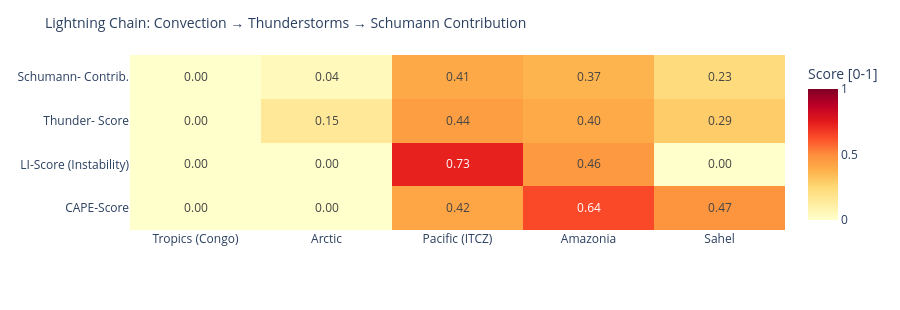

Notebook cell for this chart:
### Code cell
# ============================================================
# LIGHTNING CHAIN: Convection → Thunderstorms → Schumann
# Shows the causal chain per measurement point as heatmap
# ============================================================

def cape_score(v):
    """CAPE → normalized score [0,1]"""
    if v is None or pd.isna(v): return 0.0
    return min(1.0, float(v) / 3000)

def li_score(v):
    """Lifted Index: negative = unstable → score [0,1]"""
    if v is None or pd.isna(v): return 0.3
    return min(1.0, max(0.0, (-float(v) + 6) / 12))

def cloud_score(v):
    if v is None or pd.isna(v): return 0.3
    return float(v) / 100

def thunder_score(row):
    """Kombinierter Gewitterwahrscheinlichkeits-Score
    CAPE + LI + Bedeckung + WMO-Gewitter + konvektiver Niederschlag (showers)
    Hinweis: X-Ray und Kp sind kein Bestandteil – nur geomagn./solarer Kontext.
    """
    cs = cape_score(row.get('cape'))
    ls = li_score(row.get('li'))
    cl = cloud_score(row.get('cloud'))
    t  = 1.0 if row.get('thunderstorm') else 0.0
    # Convective precipitation (showers) as additional indicator
    sh = min(1.0, (row.get('showers') or 0) / 5.0)
    return round(cs * 0.30 + ls * 0.25 + cl * 0.15 + t * 0.20 + sh * 0.10, 3)

def schumann_contribution(t_score, lat):
    """Schumann contribution: higher in tropics (±30°), scaled by thunderstorm score"""
    lat_weight = max(0.3, 1.0 - abs(lat) / 60)
    return round(t_score * lat_weight, 3)

df_atm['cape_score']   = df_atm.apply(lambda r: cape_score(r['cape']), axis=1)
df_atm['li_score']     = df_atm.apply(lambda r: li_score(r['li']),    axis=1)
df_atm['thunder_score']= df_atm.apply(lambda r: thunder_score(r.to_dict()), axis=1)
df_atm['schumann_contribution'] = df_atm.apply(
    lambda r: schumann_contribution(r['thunder_score'], r['lat']), axis=1)

metrics = ['cape_score', 'li_score', 'thunder_score', 'schumann_contribution']
labels  = ['CAPE-Score', 'LI-Score\n(Instability)', 'Thunder-\nScore', 'Schumann-\nContrib.']
z_data  = [df_atm[m].tolist() for m in metrics]

fig = go.Figure(go.Heatmap(
    z=z_data,
    x=df_atm['point'].tolist(),
    y=labels,
    colorscale='YlOrRd',
    zmin=0, zmax=1,
    text=[[f'{v:.2f}' for v in row] for row in z_data],
    texttemplate='%{text}', textfont=dict(size=12),
    colorbar=dict(title='Score [0-1]')
))
fig.update_layout(
    title=dict(text='Lightning Chain: Convection → Thunderstorms → Schumann Contribution', font=dict(size=14)),
    height=310,
    plot_bgcolor='rgba(0,0,0,0)', paper_bgcolor='rgba(0,0,0,0)',
    margin=dict(l=130, r=80, t=55, b=80)
)
fig.show()

### Figure 1 — Plotly figure (JSON) as saved in the notebook; plotly's stock layout.template omitted (floating-point values rounded to 4 significant figures)
{"data": [{"colorbar": {"title": {"text": "Score [0-1]"}}, "colorscale": [[0.0, "rgb(255,255,204)"], [0.125, "rgb(255,237,160)"], [0.25, "rgb(254,217,118)"], [0.375, "rgb(254,178,76)"], [0.5, "rgb(253,141,60)"], [0.625, "rgb(252,78,42)"], [0.75, "rgb(227,26,28)"], [0.875, "rgb(189,0,38)"], [1.0, "rgb(128,0,38)"]], "text": [["0.00", "0.00", "0.42", "0.64", "0.47"], ["0.00", "0.00", "0.73", "0.46", "0.00"], ["0.00", "0.15", "0.44", "0.40", "0.29"], ["0.00", "0.04", "0.41", "0.37", "0.23"]], "textfont": {"size": 12}, "texttemplate": "%{text}", "type": "heatmap", "x": ["Tropics (Congo)", "Arctic", "Pacific (ITCZ)", "Amazonia", "Sahel"], "y": ["CAPE-Score", "LI-Score\n(Instability)", "Thunder-\nScore", "Schumann-\nContrib."], "z": [[0.0, 0.0, 0.42, 0.6367, 0.4733], [0.0, 0.0, 0.7333, 0.4583, 0.0], [0.002, 0.15, 0.443, 0.402, 0.292], [0.002, 0.045, 0.406, 0.368, 0.229]], "zmax": 1, "zmin": 0}], "layout": {"height": 310, "margin": {"b": 80, "l": 130, "r": 80, "t": 55}, "paper_bgcolor": "rgba(0,0,0,0)", "plot_bgcolor": "rgba(0,0,0,0)", "title": {"font": {"size": 14}, "text": "Lightning Chain: Convection → Thunderstorms → Schumann Contribution"}}}
